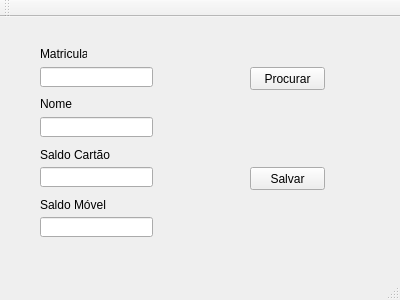
<?xml version="1.0" encoding="UTF-8"?>
<ui version="4.0">
 <class>MainWindow</class>
 <widget class="QMainWindow" name="MainWindow">
  <property name="geometry">
   <rect>
    <x>0</x>
    <y>0</y>
    <width>400</width>
    <height>300</height>
   </rect>
  </property>
  <property name="windowTitle">
   <string>MainWindow</string>
  </property>
  <widget class="QWidget" name="centralWidget">
   <widget class="QPushButton" name="pushButton">
    <property name="geometry">
     <rect>
      <x>250</x>
      <y>50</y>
      <width>75</width>
      <height>23</height>
     </rect>
    </property>
    <property name="text">
     <string>Procurar</string>
    </property>
   </widget>
   <widget class="QLineEdit" name="EditMatricula">
    <property name="geometry">
     <rect>
      <x>40</x>
      <y>50</y>
      <width>113</width>
      <height>20</height>
     </rect>
    </property>
   </widget>
   <widget class="QLabel" name="label">
    <property name="geometry">
     <rect>
      <x>40</x>
      <y>30</y>
      <width>47</width>
      <height>13</height>
     </rect>
    </property>
    <property name="text">
     <string>Matricula</string>
    </property>
   </widget>
   <widget class="QLabel" name="label_2">
    <property name="geometry">
     <rect>
      <x>40</x>
      <y>80</y>
      <width>47</width>
      <height>13</height>
     </rect>
    </property>
    <property name="text">
     <string>Nome</string>
    </property>
   </widget>
   <widget class="QLineEdit" name="EditNome">
    <property name="geometry">
     <rect>
      <x>40</x>
      <y>100</y>
      <width>113</width>
      <height>20</height>
     </rect>
    </property>
   </widget>
   <widget class="QLabel" name="label_3">
    <property name="geometry">
     <rect>
      <x>40</x>
      <y>130</y>
      <width>71</width>
      <height>16</height>
     </rect>
    </property>
    <property name="text">
     <string>Saldo Cartão</string>
    </property>
   </widget>
   <widget class="QLineEdit" name="EditCartao">
    <property name="geometry">
     <rect>
      <x>40</x>
      <y>150</y>
      <width>113</width>
      <height>20</height>
     </rect>
    </property>
   </widget>
   <widget class="QLineEdit" name="EditMovel">
    <property name="geometry">
     <rect>
      <x>40</x>
      <y>200</y>
      <width>113</width>
      <height>20</height>
     </rect>
    </property>
    <property name="text">
     <string/>
    </property>
   </widget>
   <widget class="QLabel" name="label_4">
    <property name="geometry">
     <rect>
      <x>40</x>
      <y>180</y>
      <width>71</width>
      <height>16</height>
     </rect>
    </property>
    <property name="text">
     <string>Saldo Móvel</string>
    </property>
   </widget>
   <widget class="QPushButton" name="pushButton_2">
    <property name="geometry">
     <rect>
      <x>250</x>
      <y>150</y>
      <width>75</width>
      <height>23</height>
     </rect>
    </property>
    <property name="text">
     <string>Salvar</string>
    </property>
   </widget>
  </widget>
  <widget class="QMenuBar" name="menuBar">
   <property name="geometry">
    <rect>
     <x>0</x>
     <y>0</y>
     <width>400</width>
     <height>21</height>
    </rect>
   </property>
  </widget>
  <widget class="QToolBar" name="mainToolBar">
   <attribute name="toolBarArea">
    <enum>TopToolBarArea</enum>
   </attribute>
   <attribute name="toolBarBreak">
    <bool>false</bool>
   </attribute>
  </widget>
  <widget class="QStatusBar" name="statusBar"/>
 </widget>
 <layoutdefault spacing="6" margin="11"/>
 <resources/>
 <connections/>
</ui>
